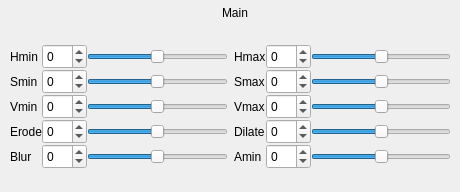
        <widget class="QWidget" name="pageVisionHSVCalibrationMain">
         <widget class="QWidget" name="layoutWidget_8">
          <property name="geometry">
           <rect>
            <x>10</x>
            <y>30</y>
            <width>441</width>
            <height>153</height>
           </rect>
          </property>
          <layout class="QGridLayout" name="gridLayoutVisionHSVCalibrationMain">
           <property name="horizontalSpacing">
            <number>6</number>
           </property>
           <property name="verticalSpacing">
            <number>0</number>
           </property>
           <item row="0" column="0">
            <layout class="QGridLayout" name="gridLayouVisionHSVCalibrationMain">
             <item row="0" column="0">
              <widget class="QLabel" name="labelVisionHSVCalibrationMainHmin">
               <property name="minimumSize">
                <size>
                 <width>0</width>
                 <height>25</height>
                </size>
               </property>
               <property name="maximumSize">
                <size>
                 <width>16777215</width>
                 <height>25</height>
                </size>
               </property>
               <property name="text">
                <string>Hmin</string>
               </property>
              </widget>
             </item>
             <item row="0" column="1">
              <widget class="QSpinBox" name="spinBoxVisionHSVCalibrationMainHmin">
               <property name="minimumSize">
                <size>
                 <width>0</width>
                 <height>25</height>
                </size>
               </property>
               <property name="maximumSize">
                <size>
                 <width>16777215</width>
                 <height>25</height>
                </size>
               </property>
               <property name="readOnly">
                <bool>false</bool>
               </property>
               <property name="minimum">
                <number>-64</number>
               </property>
               <property name="maximum">
                <number>64</number>
               </property>
               <property name="value">
                <number>0</number>
               </property>
              </widget>
             </item>
             <item row="0" column="2">
              <widget class="QSlider" name="horizontalSliderVisionHSVCalibrationMainHmin">
               <property name="minimumSize">
                <size>
                 <width>0</width>
                 <height>25</height>
                </size>
               </property>
               <property name="maximumSize">
                <size>
                 <width>16777215</width>
                 <height>25</height>
                </size>
               </property>
               <property name="minimum">
                <number>-64</number>
               </property>
               <property name="maximum">
                <number>64</number>
               </property>
               <property name="tracking">
                <bool>true</bool>
               </property>
               <property name="orientation">
                <enum>Qt::Horizontal</enum>
               </property>
               <property name="invertedAppearance">
                <bool>false</bool>
               </property>
              </widget>
             </item>
             <item row="1" column="0">
              <widget class="QLabel" name="labelVisionHSVCalibrationMainSmin">
               <property name="minimumSize">
                <size>
                 <width>0</width>
                 <height>25</height>
                </size>
               </property>
               <property name="maximumSize">
                <size>
                 <width>16777215</width>
                 <height>25</height>
                </size>
               </property>
               <property name="text">
                <string>Smin</string>
               </property>
              </widget>
             </item>
             <item row="1" column="1">
              <widget class="QSpinBox" name="spinBoxVisionHSVCalibrationMainSmin">
               <property name="minimumSize">
                <size>
                 <width>0</width>
                 <height>25</height>
                </size>
               </property>
               <property name="maximumSize">
                <size>
                 <width>16777215</width>
                 <height>25</height>
                </size>
               </property>
               <property name="readOnly">
                <bool>false</bool>
               </property>
               <property name="minimum">
                <number>-64</number>
               </property>
               <property name="maximum">
                <number>64</number>
               </property>
               <property name="value">
                <number>0</number>
               </property>
              </widget>
             </item>
             <item row="1" column="2">
              <widget class="QSlider" name="horizontalSliderVisionHSVCalibrationMainSmin">
               <property name="minimumSize">
                <size>
                 <width>0</width>
                 <height>25</height>
                </size>
               </property>
               <property name="maximumSize">
                <size>
                 <width>16777215</width>
                 <height>25</height>
                </size>
               </property>
               <property name="minimum">
                <number>-64</number>
               </property>
               <property name="maximum">
                <number>64</number>
               </property>
               <property name="tracking">
                <bool>true</bool>
               </property>
               <property name="orientation">
                <enum>Qt::Horizontal</enum>
               </property>
               <property name="invertedAppearance">
                <bool>false</bool>
               </property>
              </widget>
             </item>
             <item row="2" column="0">
              <widget class="QLabel" name="labelVisionHSVCalibrationMainVmin">
               <property name="minimumSize">
                <size>
                 <width>0</width>
                 <height>25</height>
                </size>
               </property>
               <property name="maximumSize">
                <size>
                 <width>16777215</width>
                 <height>25</height>
                </size>
               </property>
               <property name="text">
                <string>Vmin</string>
               </property>
              </widget>
             </item>
             <item row="2" column="1">
              <widget class="QSpinBox" name="spinBoxVisionHSVCalibrationMainVmin">
               <property name="minimumSize">
                <size>
                 <width>0</width>
                 <height>25</height>
                </size>
               </property>
               <property name="maximumSize">
                <size>
                 <width>16777215</width>
                 <height>25</height>
                </size>
               </property>
               <property name="readOnly">
                <bool>false</bool>
               </property>
               <property name="minimum">
                <number>-64</number>
               </property>
               <property name="maximum">
                <number>64</number>
               </property>
               <property name="value">
                <number>0</number>
               </property>
              </widget>
             </item>
             <item row="2" column="2">
              <widget class="QSlider" name="horizontalSliderVisionHSVCalibrationMain">
               <property name="minimumSize">
                <size>
                 <width>0</width>
                 <height>25</height>
                </size>
               </property>
               <property name="maximumSize">
                <size>
                 <width>16777215</width>
                 <height>25</height>
                </size>
               </property>
               <property name="minimum">
                <number>-64</number>
               </property>
               <property name="maximum">
                <number>64</number>
               </property>
               <property name="tracking">
                <bool>true</bool>
               </property>
               <property name="orientation">
                <enum>Qt::Horizontal</enum>
               </property>
               <property name="invertedAppearance">
                <bool>false</bool>
               </property>
              </widget>
             </item>
             <item row="3" column="0">
              <widget class="QLabel" name="labelVisionHSVCalibrationMainErode">
               <property name="minimumSize">
                <size>
                 <width>0</width>
                 <height>25</height>
                </size>
               </property>
               <property name="maximumSize">
                <size>
                 <width>16777215</width>
                 <height>25</height>
                </size>
               </property>
               <property name="text">
                <string>Erode</string>
               </property>
              </widget>
             </item>
             <item row="3" column="1">
              <widget class="QSpinBox" name="spinBoxVisionHSVCalibrationMainErode">
               <property name="minimumSize">
                <size>
                 <width>0</width>
                 <height>25</height>
                </size>
               </property>
               <property name="maximumSize">
                <size>
                 <width>16777215</width>
                 <height>25</height>
                </size>
               </property>
               <property name="readOnly">
                <bool>false</bool>
               </property>
               <property name="minimum">
                <number>-64</number>
               </property>
               <property name="maximum">
                <number>64</number>
               </property>
               <property name="value">
                <number>0</number>
               </property>
              </widget>
             </item>
             <item row="3" column="2">
              <widget class="QSlider" name="horizontalSliderVisionHSVCalibrationMainErode">
               <property name="minimumSize">
                <size>
                 <width>0</width>
                 <height>25</height>
                </size>
               </property>
               <property name="maximumSize">
                <size>
                 <width>16777215</width>
                 <height>25</height>
                </size>
               </property>
               <property name="minimum">
                <number>-64</number>
               </property>
               <property name="maximum">
                <number>64</number>
               </property>
               <property name="tracking">
                <bool>true</bool>
               </property>
               <property name="orientation">
                <enum>Qt::Horizontal</enum>
               </property>
               <property name="invertedAppearance">
                <bool>false</bool>
               </property>
              </widget>
             </item>
             <item row="4" column="0">
              <widget class="QLabel" name="labelVisionHSVCalibrationMainBlur">
               <property name="minimumSize">
                <size>
                 <width>0</width>
                 <height>25</height>
                </size>
               </property>
               <property name="maximumSize">
                <size>
                 <width>16777215</width>
                 <height>25</height>
                </size>
               </property>
               <property name="text">
                <string>Blur</string>
               </property>
              </widget>
             </item>
             <item row="4" column="1">
              <widget class="QSpinBox" name="spinBoxVisionHSVCalibrationMainBlur">
               <property name="minimumSize">
                <size>
                 <width>0</width>
                 <height>25</height>
                </size>
               </property>
               <property name="maximumSize">
                <size>
                 <width>16777215</width>
                 <height>25</height>
                </size>
               </property>
               <property name="readOnly">
                <bool>false</bool>
               </property>
               <property name="minimum">
                <number>-64</number>
               </property>
               <property name="maximum">
                <number>64</number>
               </property>
               <property name="value">
                <number>0</number>
               </property>
              </widget>
             </item>
             <item row="4" column="2">
              <widget class="QSlider" name="horizontalSliderVisionHSVCalibrationMainBlur">
               <property name="minimumSize">
                <size>
                 <width>0</width>
                 <height>25</height>
                </size>
               </property>
               <property name="maximumSize">
                <size>
                 <width>16777215</width>
                 <height>25</height>
                </size>
               </property>
               <property name="minimum">
                <number>-64</number>
               </property>
               <property name="maximum">
                <number>64</number>
               </property>
               <property name="tracking">
                <bool>true</bool>
               </property>
               <property name="orientation">
                <enum>Qt::Horizontal</enum>
               </property>
               <property name="invertedAppearance">
                <bool>false</bool>
               </property>
              </widget>
             </item>
            </layout>
           </item>
           <item row="0" column="1">
            <layout class="QGridLayout" name="gridLayoutVisionHSVCalibrationMain_2">
             <item row="0" column="0">
              <widget class="QLabel" name="labelVisionHSVCalibrationMainHmax">
               <property name="minimumSize">
                <size>
                 <width>0</width>
                 <height>25</height>
                </size>
               </property>
               <property name="maximumSize">
                <size>
                 <width>16777215</width>
                 <height>25</height>
                </size>
               </property>
               <property name="text">
                <string>Hmax</string>
               </property>
              </widget>
             </item>
             <item row="0" column="1">
              <widget class="QSpinBox" name="spinBoxVisionHSVCalibrationMainHmax">
               <property name="minimumSize">
                <size>
                 <width>0</width>
                 <height>25</height>
                </size>
               </property>
               <property name="maximumSize">
                <size>
                 <width>16777215</width>
                 <height>25</height>
                </size>
               </property>
               <property name="readOnly">
                <bool>false</bool>
               </property>
               <property name="minimum">
                <number>-64</number>
               </property>
               <property name="maximum">
                <number>64</number>
               </property>
               <property name="value">
                <number>0</number>
               </property>
              </widget>
             </item>
             <item row="0" column="2">
              <widget class="QSlider" name="horizontalSliderVisionHSVCalibrationMainHmax">
               <property name="minimumSize">
                <size>
                 <width>0</width>
                 <height>25</height>
                </size>
               </property>
               <property name="maximumSize">
                <size>
                 <width>16777215</width>
                 <height>25</height>
                </size>
               </property>
               <property name="minimum">
                <number>-64</number>
               </property>
               <property name="maximum">
                <number>64</number>
               </property>
               <property name="tracking">
                <bool>true</bool>
               </property>
               <property name="orientation">
                <enum>Qt::Horizontal</enum>
               </property>
               <property name="invertedAppearance">
                <bool>false</bool>
               </property>
              </widget>
             </item>
             <item row="1" column="0">
              <widget class="QLabel" name="labelVisionHSVCalibrationMainSmax">
               <property name="minimumSize">
                <size>
                 <width>0</width>
                 <height>25</height>
                </size>
               </property>
               <property name="maximumSize">
                <size>
                 <width>16777215</width>
                 <height>25</height>
                </size>
               </property>
               <property name="text">
                <string>Smax</string>
               </property>
              </widget>
             </item>
             <item row="1" column="1">
              <widget class="QSpinBox" name="spinBoxVisionHSVCalibrationMainSmax">
               <property name="minimumSize">
                <size>
                 <width>0</width>
                 <height>25</height>
                </size>
               </property>
               <property name="maximumSize">
                <size>
                 <width>16777215</width>
                 <height>25</height>
                </size>
               </property>
               <property name="readOnly">
                <bool>false</bool>
               </property>
               <property name="minimum">
                <number>-64</number>
               </property>
               <property name="maximum">
                <number>64</number>
               </property>
               <property name="value">
                <number>0</number>
               </property>
              </widget>
             </item>
             <item row="1" column="2">
              <widget class="QSlider" name="horizontalSliderVisionHSVCalibrationMainSmax">
               <property name="minimumSize">
                <size>
                 <width>0</width>
                 <height>25</height>
                </size>
               </property>
               <property name="maximumSize">
                <size>
                 <width>16777215</width>
                 <height>25</height>
                </size>
               </property>
               <property name="minimum">
                <number>-64</number>
               </property>
               <property name="maximum">
                <number>64</number>
               </property>
               <property name="tracking">
                <bool>true</bool>
               </property>
               <property name="orientation">
                <enum>Qt::Horizontal</enum>
               </property>
               <property name="invertedAppearance">
                <bool>false</bool>
               </property>
              </widget>
             </item>
             <item row="2" column="0">
              <widget class="QLabel" name="labelVisionHSVCalibrationMainVmax">
               <property name="minimumSize">
                <size>
                 <width>0</width>
                 <height>25</height>
                </size>
               </property>
               <property name="maximumSize">
                <size>
                 <width>16777215</width>
                 <height>25</height>
                </size>
               </property>
               <property name="text">
                <string>Vmax</string>
               </property>
              </widget>
             </item>
             <item row="2" column="1">
              <widget class="QSpinBox" name="spinBoxVisionHSVCalibrationMainVmax">
               <property name="minimumSize">
                <size>
                 <width>0</width>
                 <height>25</height>
                </size>
               </property>
               <property name="maximumSize">
                <size>
                 <width>16777215</width>
                 <height>25</height>
                </size>
               </property>
               <property name="readOnly">
                <bool>false</bool>
               </property>
               <property name="minimum">
                <number>-64</number>
               </property>
               <property name="maximum">
                <number>64</number>
               </property>
               <property name="value">
                <number>0</number>
               </property>
              </widget>
             </item>
             <item row="2" column="2">
              <widget class="QSlider" name="horizontalSliderVisionHSVCalibrationMainVmax">
               <property name="minimumSize">
                <size>
                 <width>0</width>
                 <height>25</height>
                </size>
               </property>
               <property name="maximumSize">
                <size>
                 <width>16777215</width>
                 <height>25</height>
                </size>
               </property>
               <property name="minimum">
                <number>-64</number>
               </property>
               <property name="maximum">
                <number>64</number>
               </property>
               <property name="tracking">
                <bool>true</bool>
               </property>
               <property name="orientation">
                <enum>Qt::Horizontal</enum>
               </property>
               <property name="invertedAppearance">
                <bool>false</bool>
               </property>
              </widget>
             </item>
             <item row="3" column="0">
              <widget class="QLabel" name="labelVisionHSVCalibrationMainDilate">
               <property name="minimumSize">
                <size>
                 <width>0</width>
                 <height>25</height>
                </size>
               </property>
               <property name="maximumSize">
                <size>
                 <width>16777215</width>
                 <height>25</height>
                </size>
               </property>
               <property name="text">
                <string>Dilate</string>
               </property>
              </widget>
             </item>
             <item row="3" column="1">
              <widget class="QSpinBox" name="spinBoxVisionHSVCalibrationMainDilate">
               <property name="minimumSize">
                <size>
                 <width>0</width>
                 <height>25</height>
                </size>
               </property>
               <property name="maximumSize">
                <size>
                 <width>16777215</width>
                 <height>25</height>
                </size>
               </property>
               <property name="readOnly">
                <bool>false</bool>
               </property>
               <property name="minimum">
                <number>-64</number>
               </property>
               <property name="maximum">
                <number>64</number>
               </property>
               <property name="value">
                <number>0</number>
               </property>
              </widget>
             </item>
             <item row="3" column="2">
              <widget class="QSlider" name="horizontalSliderVisionHSVCalibrationMainDilate">
               <property name="minimumSize">
                <size>
                 <width>0</width>
                 <height>25</height>
                </size>
               </property>
               <property name="maximumSize">
                <size>
                 <width>16777215</width>
                 <height>25</height>
                </size>
               </property>
               <property name="minimum">
                <number>-64</number>
               </property>
               <property name="maximum">
                <number>64</number>
               </property>
               <property name="tracking">
                <bool>true</bool>
               </property>
               <property name="orientation">
                <enum>Qt::Horizontal</enum>
               </property>
               <property name="invertedAppearance">
                <bool>false</bool>
               </property>
              </widget>
             </item>
             <item row="4" column="0">
              <widget class="QLabel" name="labelVisionHSVCalibrationMainAmin">
               <property name="minimumSize">
                <size>
                 <width>0</width>
                 <height>25</height>
                </size>
               </property>
               <property name="maximumSize">
                <size>
                 <width>16777215</width>
                 <height>25</height>
                </size>
               </property>
               <property name="text">
                <string>Amin</string>
               </property>
              </widget>
             </item>
             <item row="4" column="1">
              <widget class="QSpinBox" name="spinBoxVisionHSVCalibrationMainAmin">
               <property name="minimumSize">
                <size>
                 <width>0</width>
                 <height>25</height>
                </size>
               </property>
               <property name="maximumSize">
                <size>
                 <width>16777215</width>
                 <height>25</height>
                </size>
               </property>
               <property name="readOnly">
                <bool>false</bool>
               </property>
               <property name="minimum">
                <number>-64</number>
               </property>
               <property name="maximum">
                <number>64</number>
               </property>
               <property name="value">
                <number>0</number>
               </property>
              </widget>
             </item>
             <item row="4" column="2">
              <widget class="QSlider" name="horizontalSliderVisionHSVCalibrationMainAmin">
               <property name="minimumSize">
                <size>
                 <width>0</width>
                 <height>25</height>
                </size>
               </property>
               <property name="maximumSize">
                <size>
                 <width>16777215</width>
                 <height>25</height>
                </size>
               </property>
               <property name="minimum">
                <number>-64</number>
               </property>
               <property name="maximum">
                <number>64</number>
               </property>
               <property name="tracking">
                <bool>true</bool>
               </property>
               <property name="orientation">
                <enum>Qt::Horizontal</enum>
               </property>
               <property name="invertedAppearance">
                <bool>false</bool>
               </property>
              </widget>
             </item>
            </layout>
           </item>
          </layout>
         </widget>
         <widget class="QLabel" name="labelVisionHSVCalibrationMain">
          <property name="geometry">
           <rect>
            <x>210</x>
            <y>0</y>
            <width>50</width>
            <height>25</height>
           </rect>
          </property>
          <property name="minimumSize">
           <size>
            <width>50</width>
            <height>25</height>
           </size>
          </property>
          <property name="maximumSize">
           <size>
            <width>50</width>
            <height>25</height>
           </size>
          </property>
          <property name="text">
           <string>Main</string>
          </property>
          <property name="alignment">
           <set>Qt::AlignCenter</set>
          </property>
         </widget>
        </widget>
